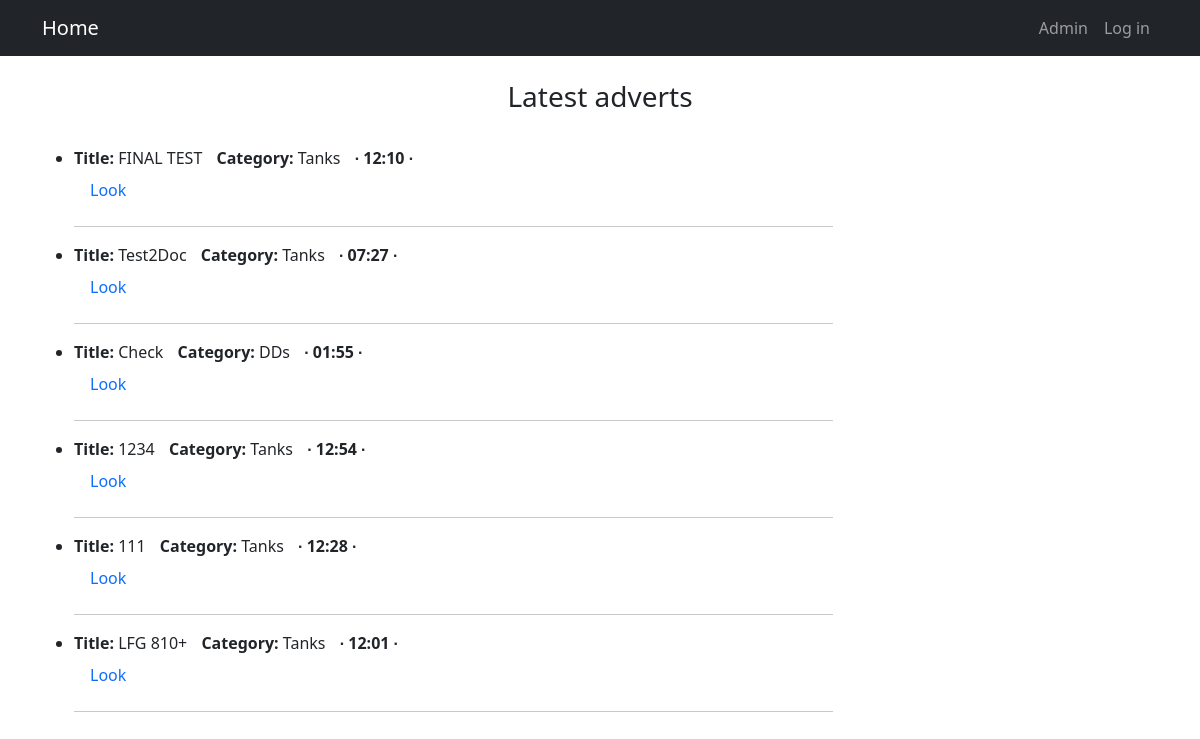
/, run on an earlier commit of the app's database.
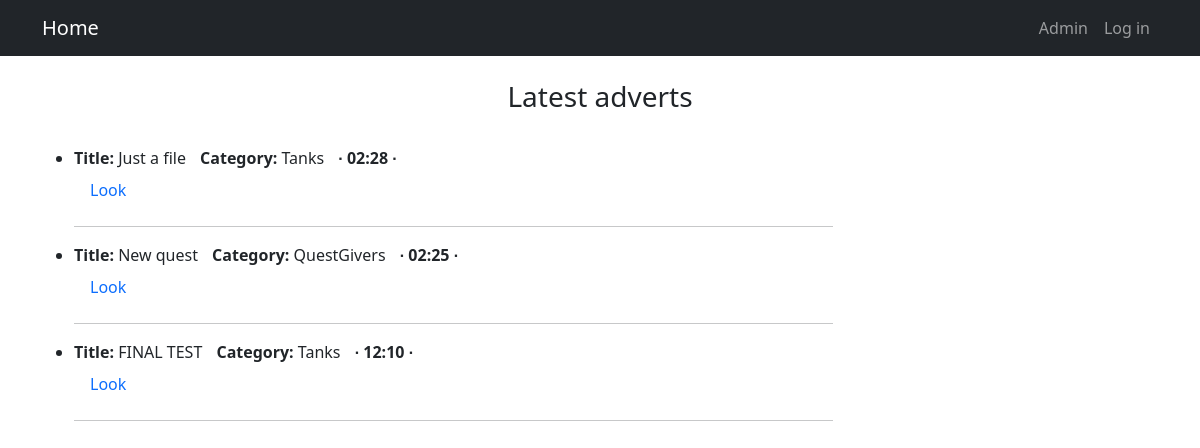
And on a later commit of the database.
### AdvApp/models.py (models this page shows, shortened)
class Advert(models.Model):
    CATEGORY = [
        ('Tanks', 'Tanks'),
        ('Healers', 'Healers'),
        ('DDs', 'DDs'),
        ('Traders', 'Traders'),
        ('GildMasters', 'GildMasters'),
        ('QuestGivers', 'QuestGivers'),
        ('Smiths', 'Smiths'),
        ('Tanners', 'Tanners'),
        ('Potions', 'Potions'),
        ('SpellMasters', 'SpellMasters')
    ]
    id_user = models.ForeignKey(User, on_delete=models.CASCADE)
    id_category = models.CharField(max_length=12, choices=CATEGORY, default='DDs')
    text = models.TextField()
    file = models.FileField(upload_to='files/')
    image = models.ImageField(upload_to='images/')
    title = models.CharField(max_length=128)
    dateCreation = models.DateTimeField(auto_now_add = True)

### AdvApp/views.py (the view)
# urls.py: path('', AdvertList.as_view()),
class AdvertList(ListView):
    model = Advert
    template_name = 'adverts.html'
    context_object_name = 'advertList'
    queryset = Advert.objects.order_by('-dateCreation')

### templates/adverts.html (shortened to what this page needs)
{% extends 'deafult.html' %}
{% block content %}
    {% if advertList %}
        <br>
        <div align="center">
            <h3> Latest adverts </h3>
        </div>
        <br>
        <ul>
            {% for adv in advertList %}
                <li>
                    <div align="left" >
                        <b>Title:</b> {{ adv.title }} <span style="padding-left: 10px;"><b>Category:</b> {{ adv.id_category }} </span>
                        <b style="padding-left: 10px;">{{ adv.dateCreation|date:' ∙ h:i ∙ ' }} </b>
                        <a class="nav-link" href="{% url 'advDetail' adv.id %}">Look</a>
                        <hr style="width:70%;text-align:left;margin-left:0">
                    </div>
                </li>
            {% endfor %}
        </ul>
    {% endif %}
{% endblock content %}

### templates/deafult.html (shortened to what this page needs)
{% load static %}
<!DOCTYPE html>
<html lang="en">
    <head>
        <link href="{% static 'css/styles.css' %}" rel="stylesheet" />
    </head>
    <body>
        <nav class="navbar navbar-expand-lg navbar-dark bg-dark">
            <div class="container">
                <a class="navbar-brand" href="/">Home</a>
                <div class="collapse navbar-collapse" id="navbarSupportedContent">
                    <ul class="navbar-nav ms-auto mb-2 mb-lg-0">
                        <li class="nav-item"><a class="nav-link" href="/admin">Admin</a></li>
                            <li class="nav-item active">
                                {% if request.user.is_authenticated %}
                                    <a class="nav-link" href="/accounts/logout/">Log out</a>
                                {% else %}
                                    <a class="nav-link" href="/accounts/login/">Log in</a>
                                {% endif %}
                            </li>
                    </ul>
                </div>
            </div>
        </nav>
        <div class="container">
            <div class="row">
                <div class="col-lg-12 text-justify">
                    {% block content %}{% endblock content %}
                </div>
            </div>
         </div>
    </body>
</html>

What changed in the data, as far as the page shows it:
removed Advert: title "Test2Doc", id_category "Tanks", dateCreation "∙ 07:27 ∙"
removed Advert: title "Check", id_category "DDs", dateCreation "∙ 01:55 ∙"
removed Advert: title "1234", id_category "Tanks", dateCreation "∙ 12:54 ∙"
removed Advert: title "111", id_category "Tanks", dateCreation "∙ 12:28 ∙"
removed Advert: title "LFG 810+", id_category "Tanks", dateCreation "∙ 12:01 ∙"
added Advert: title "Just a file", id_category "Tanks", dateCreation "∙ 02:28 ∙"
added Advert: title "New quest", id_category "QuestGivers", dateCreation "∙ 02:25 ∙"
